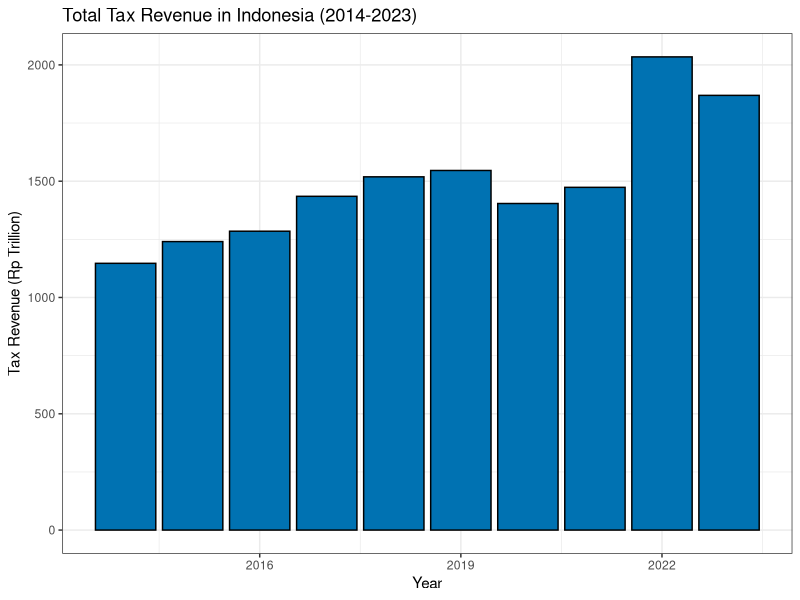
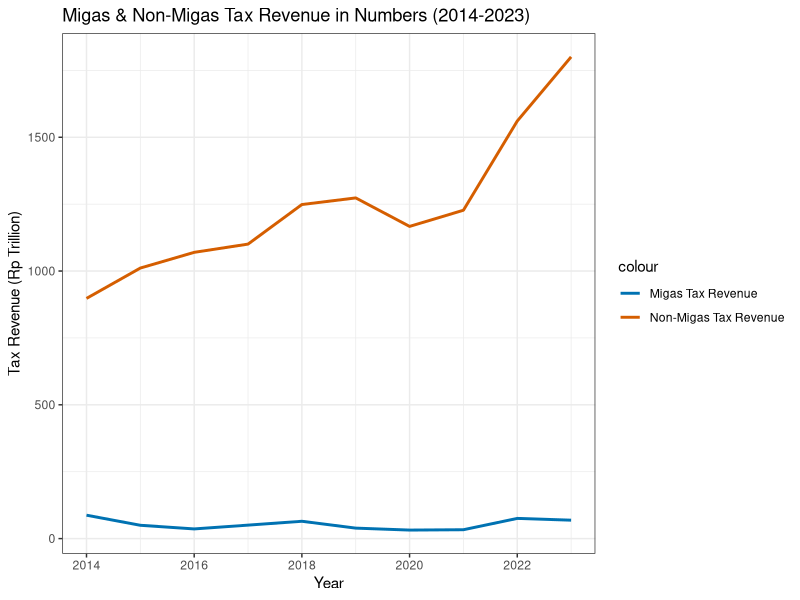
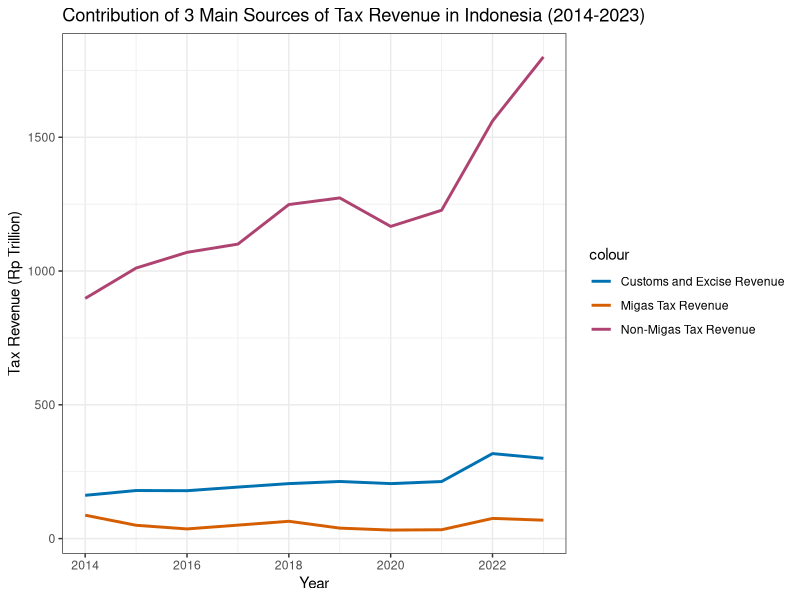
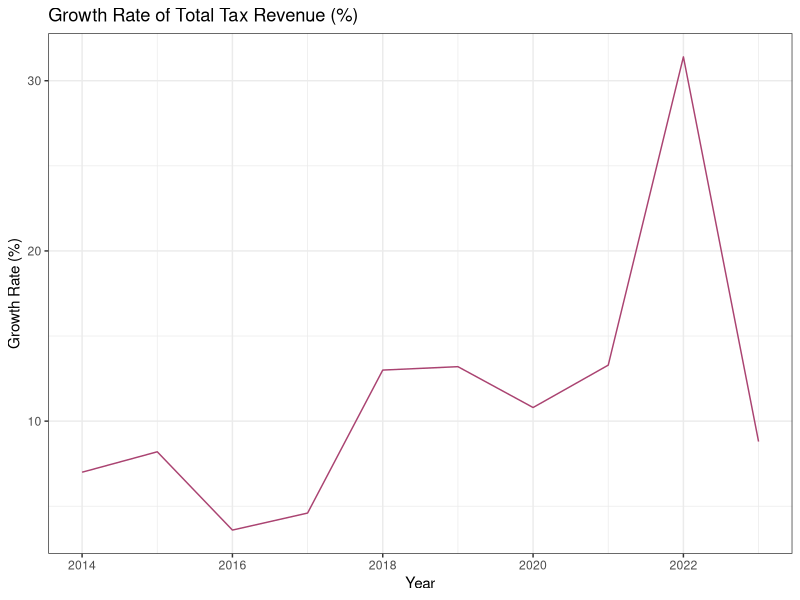

Generate these figures, in order, with R:
## ---- chunk 1
library(ggplot2)
df <- data.frame(
  Year = 2014:2023,
  Total_Tax_Revenue = c(1146.9, 1240.4, 1285, 1435, 1518.8, 1546.1, 1404.1, 1473.6, 2034.5, 1869)
)
ggplot(df, aes(x = Year, y = Total_Tax_Revenue)) +
  geom_bar(stat = "identity", fill = "#0072B2", color = "black") +
  labs(title = "Total Tax Revenue in Indonesia (2014-2023)",
       x = "Year",
       y = "Tax Revenue (Rp Trillion)") +
theme_bw()
## ---- chunk 2
tax_revenue_comparison <- data.frame(
  Year = 2014:2023,
  Non_Migas_Tax_Revenue = c(897.7, 1011.2, 1069.9, 1100.7, 1248.6, 1273.3, 1166.8, 1227.3, 1560.7, 1800.45),
  Customs_and_Excise_Revenue = c(161.7, 179.6, 179.0, 192.5, 205.5, 213.4, 205.5, 213.2, 317.7, 300.1), 
  Migas_Tax_Revenue = c(87.4, 49.7, 36.1, 50.3, 64.7, 39.1, 31.8, 33.1, 75.4, 68.79)
)
ggplot(tax_revenue_comparison, aes(x = Year)) +
  geom_line(aes(y = Non_Migas_Tax_Revenue, color = "Non-Migas Tax Revenue"), linewidth = 1) +
  geom_line(aes(y = Migas_Tax_Revenue, color = "Migas Tax Revenue"), linewidth = 1) +
  labs(title = "Migas & Non-Migas Tax Revenue in Numbers (2014-2023)",
       x = "Year",
       y = "Tax Revenue (Rp Trillion)") +
  scale_color_manual(values = c("#0072B2", "#D55E00")) +
  theme_bw()
## ---- chunk 3
tax_revenue_comparison <- data.frame(
  Year = 2014:2023,
  Non_Migas_Tax_Revenue = c(897.7, 1011.2, 1069.9, 1100.7, 1248.6, 1273.3, 1166.8, 1227.3, 1560.7, 1800.45),
  Customs_and_Excise_Revenue = c(161.7, 179.6, 179.0, 192.5, 205.5, 213.4, 205.5, 213.2, 317.7, 300.1), 
  Migas_Tax_Revenue = c(87.4, 49.7, 36.1, 50.3, 64.7, 39.1, 31.8, 33.1, 75.4, 68.79)
)
ggplot(tax_revenue_comparison, aes(x = Year)) +
  geom_line(aes(y = Non_Migas_Tax_Revenue, color = "Non-Migas Tax Revenue"), linewidth = 1) +
  geom_line(aes(y = Migas_Tax_Revenue, color = "Migas Tax Revenue"), linewidth = 1) +
  geom_line(aes(y = Customs_and_Excise_Revenue, color = "Customs and Excise Revenue"), linewidth = 1) +
  labs(title = "Contribution of 3 Main Sources of Tax Revenue in Indonesia (2014-2023)",
       x = "Year",
       y = "Tax Revenue (Rp Trillion)") +
  scale_color_manual(values = c("#0072B2", "#D55E00", "#AE4371")) +
  theme_bw()
## ---- chunk 4
df <- data.frame(
  Year = 2014:2023,
  Total_Tax_Revenue_Growth = c(7.0, 8.2, 3.6, 4.6, 13.0, 13.2, 10.8, 13.29, 31.4, 8.8)
)
ggplot(df, aes(x = Year, y = Total_Tax_Revenue_Growth)) +
  geom_line(stat = "identity", color = "#AA4371") +
  labs(title = "Growth Rate of Total Tax Revenue (%)", x = "Year", y = "Growth Rate (%)") + 
  theme_bw()
